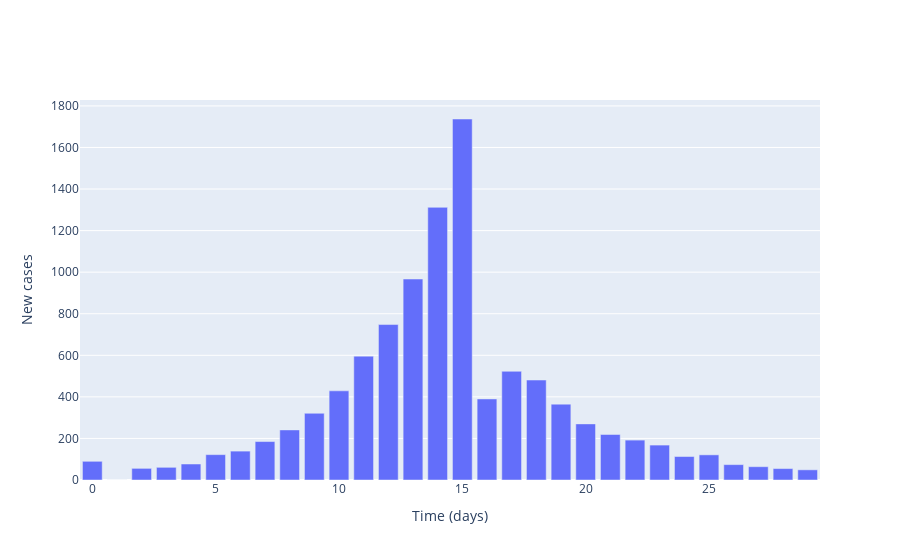

Source (notebook cell):
### Markdown cell above
## Plot local incidence numbers

### Code cell
# Plot (bar chart cases each day)
fig = go.Figure()

# Plot of incidences
fig.add_trace(
    go.Bar(
        x=times,
        y=np.sum(cases, axis=1),
        name='Incidences'
    )
)

# Add axis labels
fig.update_layout(
    xaxis_title='Time (days)',
    yaxis_title='New cases'
)

fig.show()

### Figure 1 — Plotly figure (JSON) as saved in the notebook; plotly's stock layout.template omitted (floating-point values rounded to 4 significant figures)
{"data": [{"name": "Incidences", "type": "bar", "x": [0, 1, 2, 3, 4, 5, 6, 7, 8, 9, 10, 11, 12, 13, 14, 15, 16, 17, 18, 19, 20, 21, 22, 23, 24, 25, 26, 27, 28, 29], "y": [90, 0, 56, 61, 77, 122, 139, 185, 241, 321, 429, 596, 748, 967, 1312, 1737, 390, 523, 481, 365, 270, 219, 192, 168, 113, 121, 74, 64, 55, 49]}], "layout": {"xaxis": {"title": {"text": "Time (days)"}}, "yaxis": {"title": {"text": "New cases"}}}}
